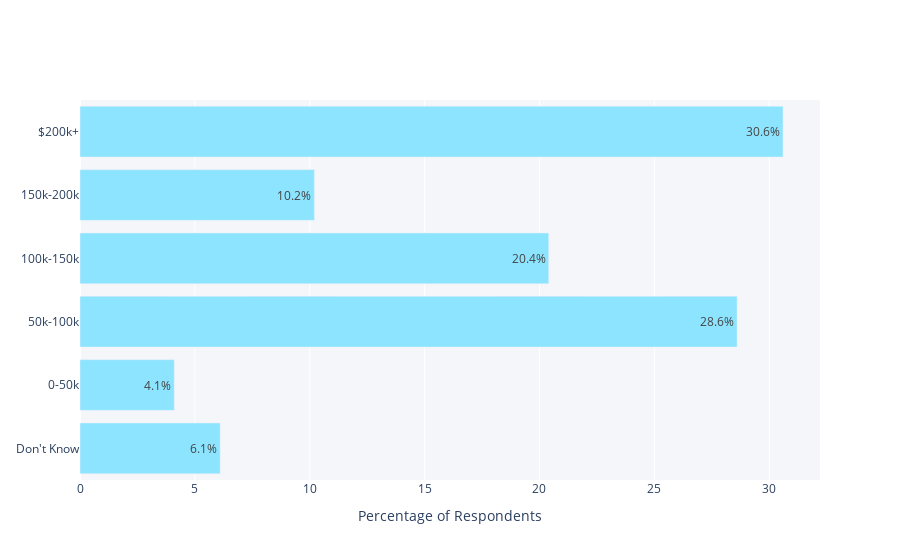

The code cell stored with this chart in its notebook:
### Markdown cell above
# 7 - Family Income

### Code cell
x = [6.1, 4.1, 28.6, 20.4, 10.2, 30.6]
y = ["Don't Know", '0-50k', '50k-100k', '100k-150k', 
    '150k-200k', '$200k+']

fig = go.Figure(go.Bar(
            x=x,
            y=y,
            text = x,
            orientation='h'))

fig.update_layout(plot_bgcolor='#f4f6f9')
fig.update_traces(marker_color='#8de4ff')
    
fig.update_xaxes(title_text="Percentage of Respondants")
fig.update_traces(texttemplate='%{text}%', textposition='auto')

    
fig.update_xaxes(title_text="Percentage of Respondents")


fig.show()

### Figure 1 — Plotly figure (JSON) as saved in the notebook; plotly's stock layout.template omitted (floating-point values rounded to 4 significant figures)
{"data": [{"marker": {"color": "#8de4ff"}, "orientation": "h", "text": ["6.1", "4.1", "28.6", "20.4", "10.2", "30.6"], "textposition": "auto", "texttemplate": "%{text}%", "type": "bar", "x": [6.1, 4.1, 28.6, 20.4, 10.2, 30.6], "y": ["Don't Know", "0-50k", "50k-100k", "100k-150k", "150k-200k", "$200k+"]}], "layout": {"plot_bgcolor": "#f4f6f9", "xaxis": {"title": {"text": "Percentage of Respondents"}}}}
